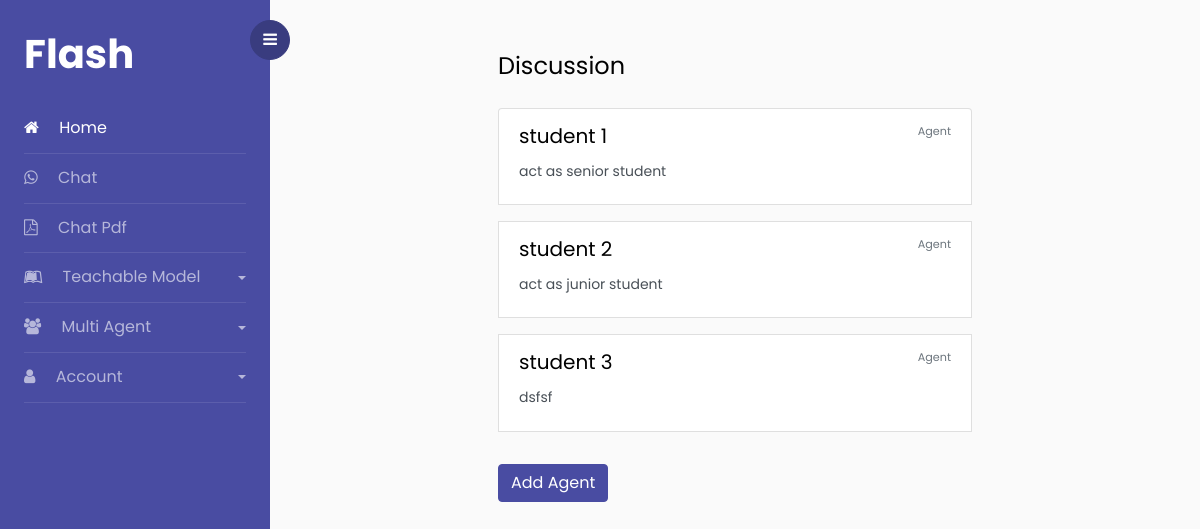
Screenshot of /chat/agent/discussion/ (signed in) with the database file from the repository.
### chat/models.py (models this page shows, shortened)
class GroupChat(models.Model):
    user = models.ForeignKey(User, on_delete=models.CASCADE, related_name='group_chats')
    name = models.CharField(max_length=255)
    slug = models.SlugField(max_length=255, unique=True, blank=True, null=True)
    created_at = models.DateTimeField(auto_now_add=True)
    updated_at = models.DateTimeField(auto_now=True)
    is_active = models.BooleanField(default=True)

class Agent(models.Model):
    user = models.ForeignKey(User, on_delete=models.CASCADE, related_name='agents')
    name = models.CharField(max_length=255)
    instruction = models.TextField(blank=True, null=True)
    slug = models.SlugField(max_length=255, unique=True, blank=True, null=True)
    group_chat = models.ForeignKey(GroupChat, on_delete=models.CASCADE, related_name='agents')
    created_at = models.DateTimeField(auto_now_add=True)
    updated_at = models.DateTimeField(auto_now=True)
    is_active = models.BooleanField(default=True)

### chat/views.py (the view)
# urls.py: path("agent/<str:slug>/", AgentView.as_view(), name="agent"),
class AgentView(LoginRequiredMixin, View):
    def get(self, request, *args, **kwargs):
        group_chats = request.user.group_chats.get(slug=kwargs.get('slug'))
        agents = group_chats.agents.all()
        return render(request, "pages/agents.html", {'agents': agents, 'group_chat': group_chats})

### templates/pages/agents.html (shortened to what this page needs)
{% extends "pages/base.html" %}
{% load static %}
{% block content %}
    <div id="content" class="p-4 p-md-5 pt-5">
        <div class="row align-content-center">
            <div class="col-lg-7 mx-auto align-content-center">
                <h4 class="mb-4">{{ group_chat.name }}</h4>
                {% if group_chat.agents.count > 0 %}
                <div class="list-group">
                    {% for agent in group_chat.agents.all %}
                    <a href="#!" class="list-group-item list-group-item-action flex-column align-items-start mb-3" onclick="showPopup('{{ agent.name }}', '#agentModal{{ agent.slug }}')">
                        <div class="d-flex w-100 justify-content-between">
                          <h5 class="mb-2 h5">{{ agent.name }}</h5>
                          <small class="text-muted">Agent</small>
                        </div>
                        <p class="mb-2">{{ agent.instruction }}</p>
                    </a>
                    {% endfor %}
                </div>
                {% else %}
                <div class="alert alert-info" role="alert">
                    No agents yet.
                </div>
                {% endif %}
                <button id="addAgentBtn" class="btn btn-primary mt-3">Add Agent</button>
            </div>
        </div>
    </div>
{% endblock %}

### rows the page displays
GroupChat: name "Discussion"
Agent: name "student 1", instruction "act as senior student"
Agent: name "student 2", instruction "act as junior student"
Agent: name "student 3", instruction "dsfsf"
